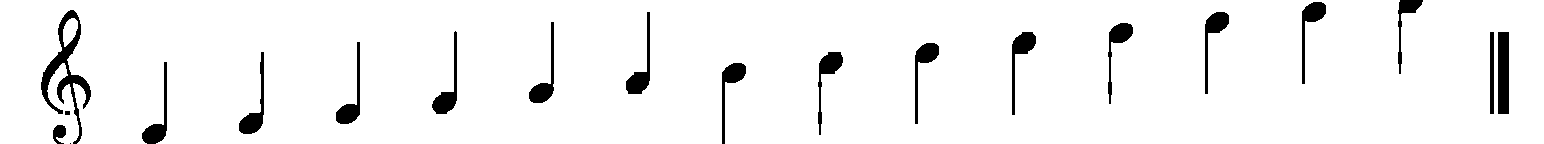
#> input picture mimg.png, 1544 x 144 px
$ python ext.py mimg.png   (older library calls are emulated)
#> lines starting #> are read from the running program, lines starting #| are printed output that depends on the picture; after the words box and inside, x2 and y2 are one past the last pixel; in counts of white or black regions, pixels touching at a corner belong together
# -*- coding: utf-8 -*-
"""
    Usage:
        python MusicNoteExtraction.py path
        path: Image path.
    Steps：
        1. Use `cv2.morphologyEx` to remove horizontal and vertical lines, and only notes are left.
        2. Use `cv2.findContours` to find the contours of the notes.
        3. Show the result with the found contours.
"""

import cv2
import numpy as np
import os
import sys


assert len(sys.argv) == 2, 'Please input the image path.'
path = sys.argv[1]
img = cv2.imread(path)
#> img is the input picture: shape (144, 1544, 3); 95% white; 20 black regions (1 under 20 px), largest, box (x1, y1, x2, y2) and area: (41, 10, 91, 144) 1636, (1498, 32, 1509, 114) 902, (239, 52, 264, 134) 606

# Gray-scale image.
gray = cv2.cvtColor(img, cv2.COLOR_BGR2GRAY)

"""
Select straight lines.
"""
kernel_f = np.array([[-2, -2, -2], [1, 1, 1], [2, 2, 2]], np.float32)
img_filter = cv2.filter2D(img, -1, kernel_f)
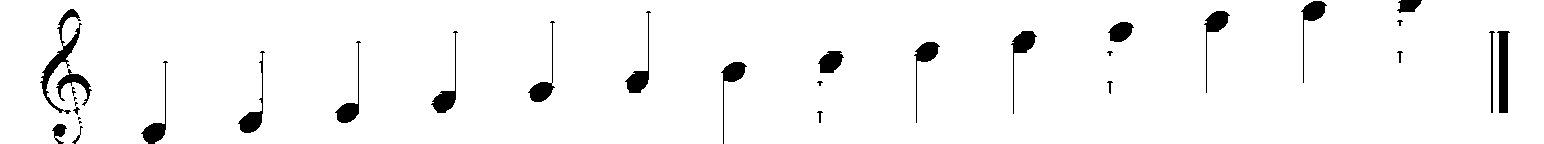
#> img_filter: shape (144, 1544, 3); 96.2% white; 32 black regions (8 under 20 px), largest, box (x1, y1, x2, y2) and area: (40, 9, 82, 114) 869, (1497, 31, 1510, 113) 744, (238, 51, 265, 133) 470

# Binarization gray-scale image with Canny function.
BinGray = cv2.Canny(img_filter, 900, 100, 10)
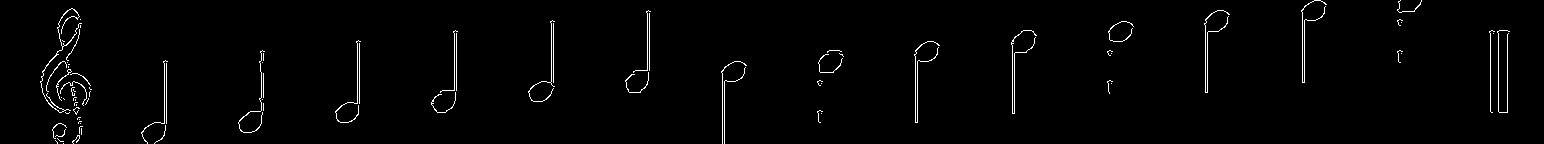
#> BinGray: shape (144, 1544); 1.5% white in thin lines or dots

# Create a black image in the same shape as `img`.
black = np.zeros(img.shape)

# Use Hough Transform to recognize straight lines.
tmp_hough = cv2.HoughLinesP(BinGray, 1, (np.pi / 180), 100, minLineLength=(img.shape[1] * 2 // 3), maxLineGap=100)
#> tmp_hough = None

#> (the run stopped early here; a loop or call above may not have finished)

$ run again, on 04.PNG
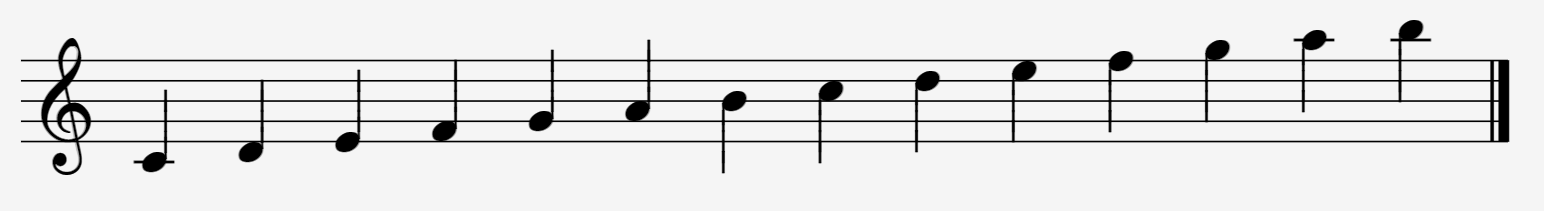
#> input picture 04.PNG, 1544 x 211 px
#> img is the input picture: shape (211, 1544, 3); min 0, max 245, mean 228.2
#> `BinGray = cv2.Canny(img_filter, 900, 100, 10)`:
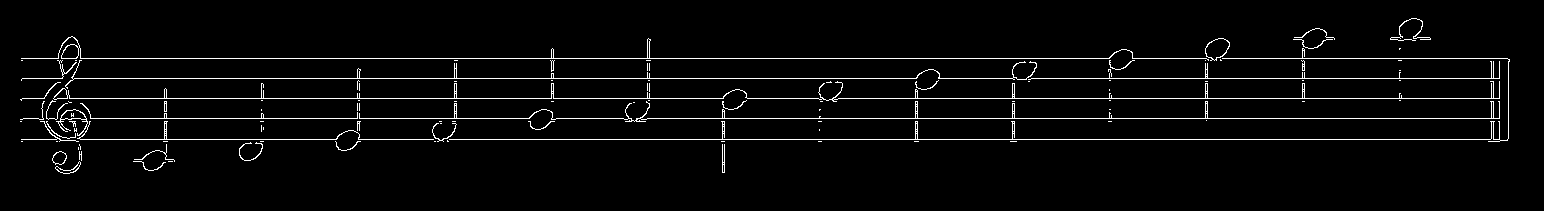
#> BinGray: shape (211, 1544); 3.3% white in thin lines or dots, all inside (x1, y1, x2, y2) = (20, 18, 1510, 174)
#> tmp_hough = [[23, 118, 1508, 118], [22, 98, 1508, 98], [22, 78, 1508, 78], [21, 58, 1507, 58], [21, 139, 1507, 139], [20, 121, 1111, 121]]
#> hough has the same summary as tmp_hough
#> the loop `for x1, y1, x2, y2 in hough:` made 6 passes
#> after the loop `for x1, y1, x2, y2 in hough:`:
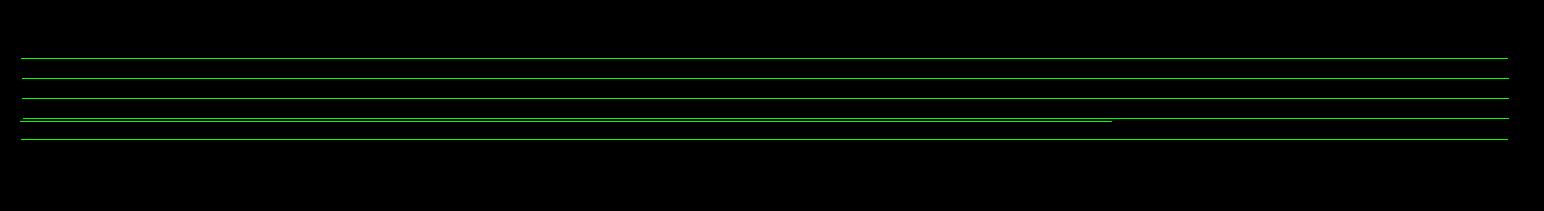
#> black: shape (211, 1544, 3) float64; mean of channels 0, 1, 2 0, 6.7, 0; drawn as B, G, R
#> after the loop `for x1, y1, x2, y2 in hough:`: lines = [118, 98, 78, 58, 139, 121]
#> the loop `for i in range(len(lines) - 1):` made 5 passes
#> after the loop `for i in range(len(lines) - 1):`: delta = [20, 40, 60, 63, 81, 20, 40, 43, 61, 20, 23, 41, 3, 21, 18]
#> the loop in RecognizeCorrectLines, `for l in range(len(lines)):` made 15 passes
#> after the loop in RecognizeCorrectLines, `for l in range(len(lines)):`: tmp = 12 items
#> result = 1

$ run again, on about.png
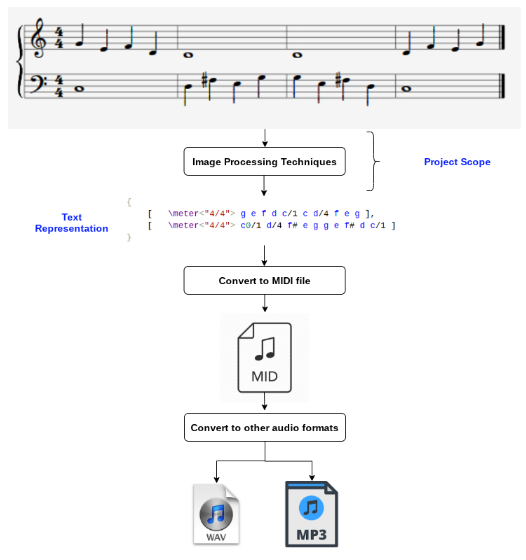
#> input picture about.png, 526 x 560 px
#> img is the input picture: shape (560, 526, 3); mean B, G, R 245.7, 244.9, 244.7
#> `BinGray = cv2.Canny(img_filter, 900, 100, 10)`:
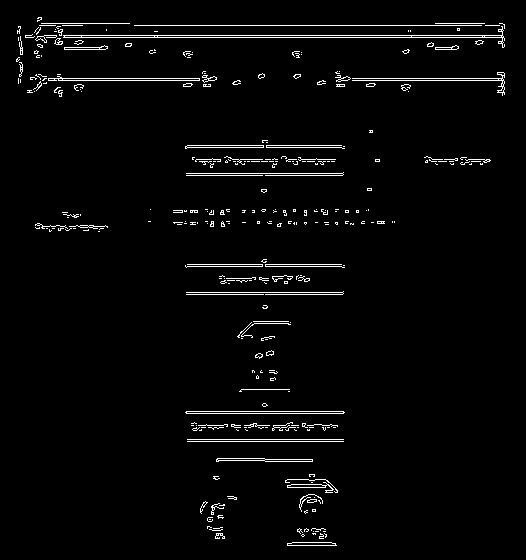
#> BinGray: shape (560, 526); 2.7% white in thin lines or dots, all inside (x1, y1, x2, y2) = (16, 17, 505, 546)
#> tmp_hough = [[18, 37, 503, 37], [25, 35, 502, 35], [39, 25, 504, 25], [18, 80, 503, 80], [18, 78, 502, 78]]
#> hough has the same summary as tmp_hough
#> the loop `for x1, y1, x2, y2 in hough:` made 5 passes
#> after the loop `for x1, y1, x2, y2 in hough:`:
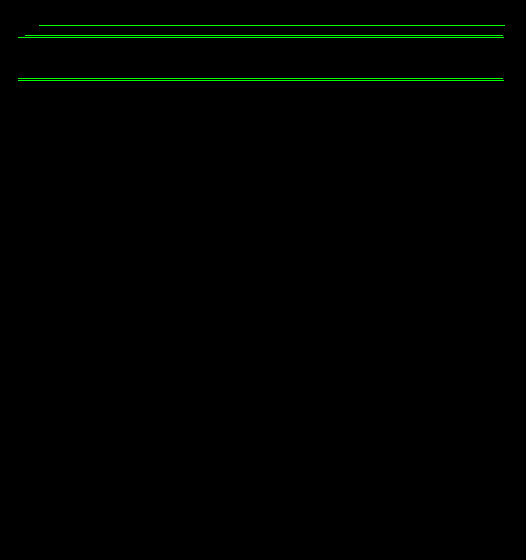
#> black: shape (560, 526, 3) float64; mean of channels 0, 1, 2 0, 2.1, 0; drawn as B, G, R
#> after the loop `for x1, y1, x2, y2 in hough:`: lines = [37, 35, 25, 80, 78]
#> the loop `for i in range(len(lines) - 1):` made 4 passes
#> after the loop `for i in range(len(lines) - 1):`: delta = [10, 12, 53, 55, 2, 43, 45, 41, 43, 2]
#> the loop in RecognizeCorrectLines, `for l in range(len(lines)):` made 10 passes
#> after the loop in RecognizeCorrectLines, `for l in range(len(lines)):`: tmp = 9 items
#> result = 1

$ run again, on clef1.png
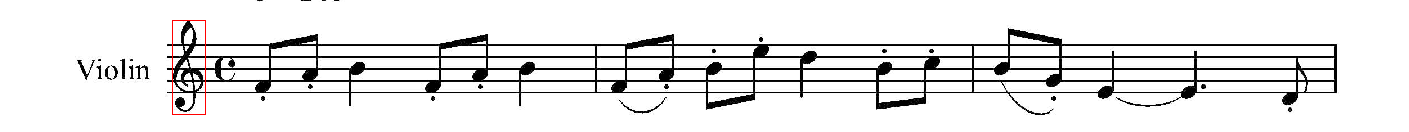
#> input picture clef1.png, 1409 x 132 px
#> img is the input picture: shape (132, 1409, 3); mean B, G, R 230.3, 230.3, 230.7
#> `BinGray = cv2.Canny(img_filter, 900, 100, 10)`:
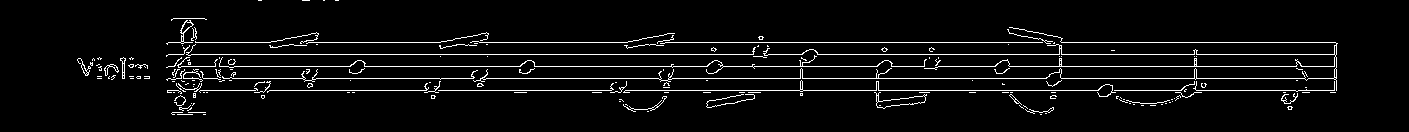
#> BinGray: shape (132, 1409); 4.8% white in thin lines or dots, all inside (x1, y1, x2, y2) = (77, 0, 1338, 115)
#> tmp_hough = [[97, 78, 1336, 78], [167, 90, 1336, 90], [168, 54, 1336, 54], [81, 66, 1336, 66], [168, 42, 1335, 42]]
#> hough has the same summary as tmp_hough
#> the loop `for x1, y1, x2, y2 in hough:` made 5 passes
#> after the loop `for x1, y1, x2, y2 in hough:`:
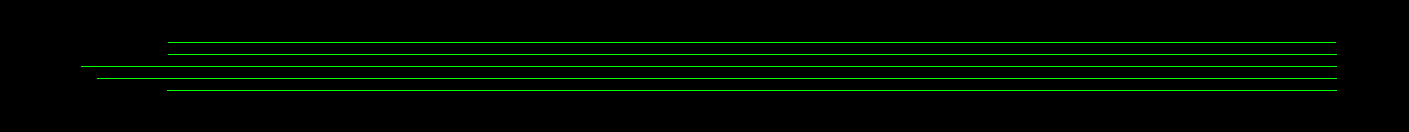
#> black: shape (132, 1409, 3) float64; mean of channels 0, 1, 2 0, 8.2, 0; drawn as B, G, R
#> after the loop `for x1, y1, x2, y2 in hough:`: lines = [78, 90, 54, 66, 42]
#> the loop `for i in range(len(lines) - 1):` made 4 passes
#> after the loop `for i in range(len(lines) - 1):`: delta = [12, 24, 36, 48, 12, 24, 36, 12, 24, 12]
#> the loop in RecognizeCorrectLines, `for l in range(len(lines)):` made 10 passes
#> after the loop in RecognizeCorrectLines, `for l in range(len(lines)):`: tmp = {(12, 12): 1, (12, 24): 1, (12, 36): 1, (12, 48): 1, (24, 12): 1}
#> result = 1
